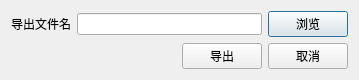
<?xml version="1.0" encoding="UTF-8"?>
<ui version="4.0">
 <class>ExportData</class>
 <widget class="QDialog" name="ExportData">
  <property name="geometry">
   <rect>
    <x>0</x>
    <y>0</y>
    <width>359</width>
    <height>77</height>
   </rect>
  </property>
  <property name="sizePolicy">
   <sizepolicy hsizetype="Preferred" vsizetype="Maximum">
    <horstretch>0</horstretch>
    <verstretch>0</verstretch>
   </sizepolicy>
  </property>
  <property name="maximumSize">
   <size>
    <width>16777215</width>
    <height>100</height>
   </size>
  </property>
  <property name="windowTitle">
   <string>导出数据</string>
  </property>
  <layout class="QVBoxLayout" name="verticalLayout_2">
   <item>
    <layout class="QHBoxLayout" name="horizontalLayout">
     <item>
      <widget class="QLabel" name="label">
       <property name="text">
        <string>导出文件名</string>
       </property>
      </widget>
     </item>
     <item>
      <widget class="QLineEdit" name="LineEditPath"/>
     </item>
     <item>
      <widget class="QPushButton" name="ButtonScan">
       <property name="text">
        <string>浏览</string>
       </property>
      </widget>
     </item>
    </layout>
   </item>
   <item>
    <layout class="QHBoxLayout" name="horizontalLayout_2">
     <item>
      <spacer name="horizontalSpacer">
       <property name="orientation">
        <enum>Qt::Horizontal</enum>
       </property>
       <property name="sizeHint" stdset="0">
        <size>
         <width>40</width>
         <height>20</height>
        </size>
       </property>
      </spacer>
     </item>
     <item>
      <widget class="QPushButton" name="ButtonOk">
       <property name="text">
        <string>导出</string>
       </property>
      </widget>
     </item>
     <item>
      <widget class="QPushButton" name="ButtonCancel">
       <property name="text">
        <string>取消</string>
       </property>
      </widget>
     </item>
    </layout>
   </item>
  </layout>
 </widget>
 <resources/>
 <connections>
  <connection>
   <sender>ButtonOk</sender>
   <signal>clicked()</signal>
   <receiver>ExportData</receiver>
   <slot>accept()</slot>
   <hints>
    <hint type="sourcelabel">
     <x>230</x>
     <y>64</y>
    </hint>
    <hint type="destinationlabel">
     <x>229</x>
     <y>72</y>
    </hint>
   </hints>
  </connection>
  <connection>
   <sender>ButtonCancel</sender>
   <signal>clicked()</signal>
   <receiver>ExportData</receiver>
   <slot>reject()</slot>
   <hints>
    <hint type="sourcelabel">
     <x>313</x>
     <y>63</y>
    </hint>
    <hint type="destinationlabel">
     <x>316</x>
     <y>73</y>
    </hint>
   </hints>
  </connection>
 </connections>
</ui>
